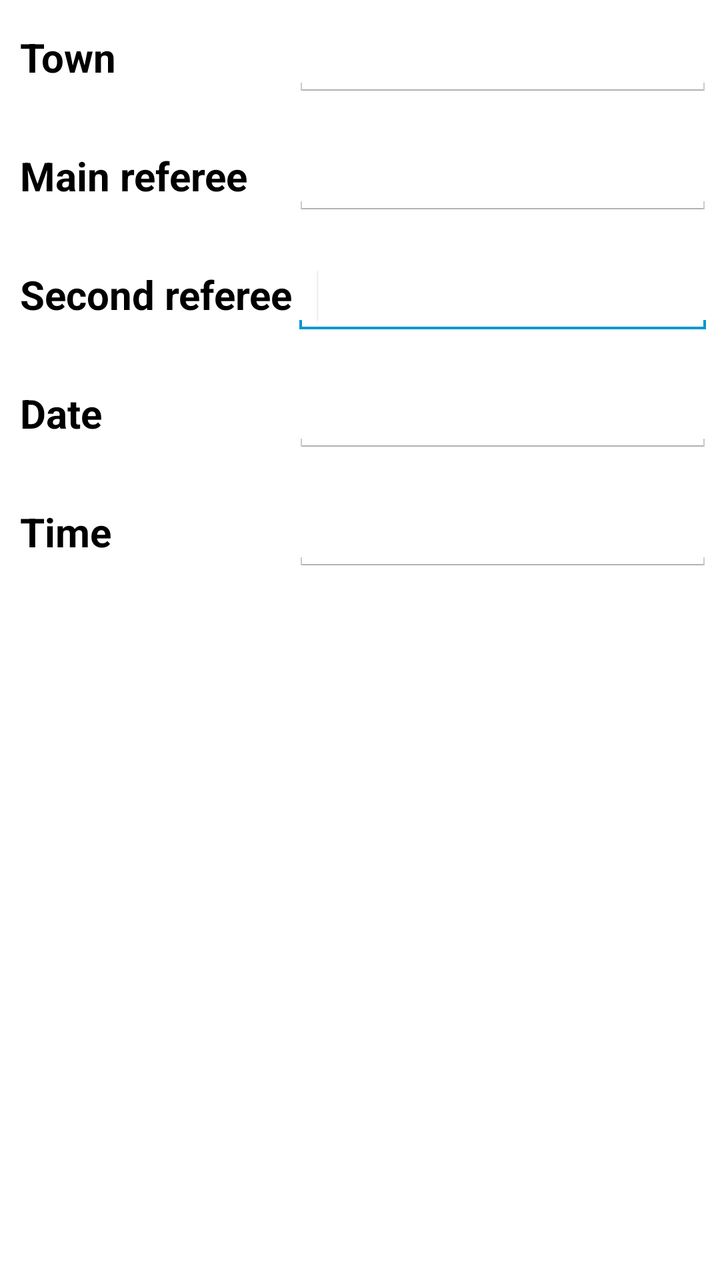
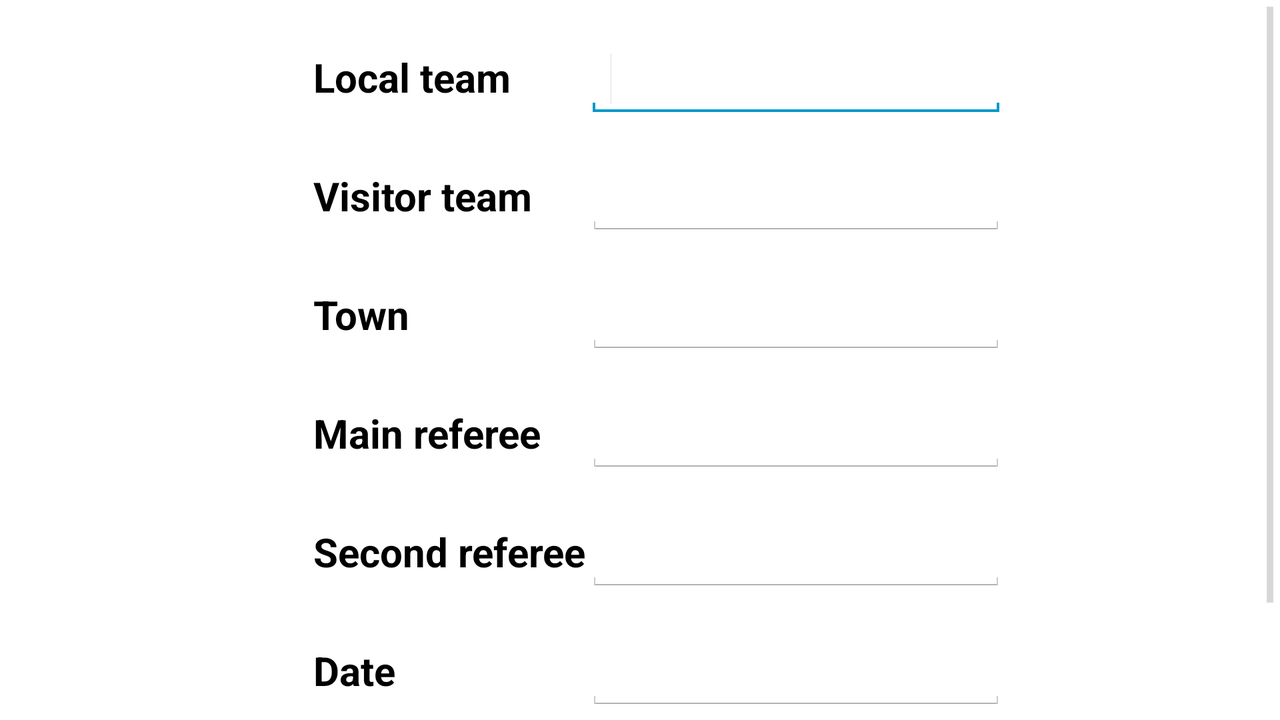

One screen, two layout resources from the same app: the default and the author's alternative for another configuration. Each is rendered where Android would select it; the XML of both is given below.
<!-- AndroidManifest.xml: application theme Theme.Example -->
<!-- res/layout/layout_general_tab.xml -->
<?xml version="1.0" encoding="utf-8"?>
<TableLayout xmlns:android="http://schemas.android.com/apk/res/android"
    android:id="@+id/TableLayout1"
    android:layout_width="match_parent"
    android:layout_height="wrap_content" >

    <TableRow
        android:id="@+id/tableRow3"
        android:layout_width="wrap_content"
        android:layout_height="wrap_content"
        android:layout_marginBottom="10dp"
        android:layout_marginLeft="10dp"
        android:layout_marginTop="10dp" >

        <TextView
            android:id="@+id/Town"
            android:layout_width="wrap_content"
            android:layout_height="wrap_content"
            android:text="@string/town"
            android:textAppearance="?android:attr/textAppearanceLarge"
            android:textSize="20sp"
            android:textStyle="bold" />

        <EditText
            android:id="@+id/TownText"
            android:layout_width="wrap_content"
            android:layout_height="wrap_content"
            android:ems="10" >

            <requestFocus />
        </EditText>
    </TableRow>

    <TableRow
        android:id="@+id/tableRow4"
        android:layout_width="wrap_content"
        android:layout_height="wrap_content"
        android:layout_marginBottom="10dp"
        android:layout_marginLeft="10dp"
        android:layout_marginTop="10dp" >

        <TextView
            android:id="@+id/MainReferee"
            android:layout_width="wrap_content"
            android:layout_height="wrap_content"
            android:text="@string/mainReferee"
            android:textAppearance="?android:attr/textAppearanceLarge"
            android:textSize="20sp"
            android:textStyle="bold" />

        <EditText
            android:id="@+id/MainRefereeText"
            android:layout_width="wrap_content"
            android:layout_height="wrap_content"
            android:ems="10" >

            <requestFocus />
        </EditText>
    </TableRow>

    <TableRow
        android:id="@+id/tableRow5"
        android:layout_width="wrap_content"
        android:layout_height="wrap_content"
        android:layout_marginBottom="10dp"
        android:layout_marginLeft="10dp"
        android:layout_marginTop="10dp" >

        <TextView
            android:id="@+id/SecondReferee"
            android:layout_width="wrap_content"
            android:layout_height="wrap_content"
            android:text="@string/secondReferee"
            android:textAppearance="?android:attr/textAppearanceLarge"
            android:textSize="20sp"
            android:textStyle="bold" />

        <EditText
            android:id="@+id/SecondRefereeText"
            android:layout_width="wrap_content"
            android:layout_height="wrap_content"
            android:ems="10" >

            <requestFocus />
        </EditText>
    </TableRow>

    <TableRow
        android:id="@+id/tableRow7"
        android:layout_width="wrap_content"
        android:layout_height="wrap_content"
        android:layout_marginBottom="10dp"
        android:layout_marginLeft="10dp"
        android:layout_marginTop="10dp" >

        <TextView
            android:id="@+id/Date"
            android:layout_width="wrap_content"
            android:layout_height="wrap_content"
            android:text="@string/date"
            android:textAppearance="?android:attr/textAppearanceLarge"
            android:textSize="20sp"
            android:textStyle="bold" />

        <EditText
            android:id="@+id/DateText"
            android:layout_width="wrap_content"
            android:layout_height="wrap_content"
            android:ems="10" 
            android:onClick="setDate"
            android:focusableInTouchMode="false"/>

        <DatePicker
            android:id="@+id/datePicker1"
            android:layout_width="wrap_content"
            android:layout_height="wrap_content"
            android:visibility="gone" />

    </TableRow>

    <TableRow
        android:id="@+id/tableRow6"
        android:layout_width="wrap_content"
        android:layout_height="wrap_content"
        android:layout_marginBottom="10dp"
        android:layout_marginLeft="10dp"
        android:layout_marginTop="10dp" >

        <TextView
            android:id="@+id/Time"
            android:layout_width="wrap_content"
            android:layout_height="wrap_content"
            android:text="@string/time"
            android:textAppearance="?android:attr/textAppearanceLarge"
            android:textSize="20sp"
            android:textStyle="bold" />

        <EditText
            android:id="@+id/TimeText"
            android:layout_width="wrap_content"
            android:layout_height="wrap_content"
            android:ems="10"
            android:onClick="setTime" 
            android:clickable="true"
            android:focusableInTouchMode="false"/>

        <TimePicker
            android:id="@+id/timePicker1"
            android:layout_width="wrap_content"
            android:layout_height="wrap_content"
            android:visibility="gone" />

    </TableRow>

</TableLayout>
<!-- resources referenced by this layout -->
<resources>
  <string name="date">Date</string>
  <string name="mainReferee">Main referee</string>
  <string name="secondReferee">Second referee</string>
  <string name="time">Time</string>
  <string name="town">Town</string>
  <!-- drawable selectable_background (drawable) -->
  <?xml version="1.0" encoding="utf-8"?>
  <selector xmlns:android="http://schemas.android.com/apk/res/android"
          android:exitFadeDuration="@android:integer/config_mediumAnimTime" >
      <item android:state_pressed="false" android:state_focused="true" android:drawable="@drawable/list_focused" />
      <item android:state_pressed="true" android:drawable="@drawable/pressed_background" />
      <item android:drawable="@android:color/transparent" />
  </selector>
  <style name="PopupMenu.Example" parent="@android:style/Widget.Holo.Light.ListPopupWindow">
          <item name="android:popupBackground">@drawable/menu_dropdown_panel</item>	
      </style>
  <style name="DropDownListView.Example" parent="@android:style/Widget.Holo.Light.ListView.DropDown">
          <item name="android:listSelector">@drawable/selectable_background</item>
      </style>
  <style name="ActionBarTabStyle.Example" parent="@android:style/Widget.Holo.Light.ActionBar.TabView">
          <item name="android:background">@drawable/tab_indicator_ab</item>
      </style>
  <style name="DropDownNav.Example" parent="@android:style/Widget.Holo.Light.Spinner">
          <item name="android:background">@drawable/spinner_background_ab</item>
          <item name="android:popupBackground">@drawable/menu_dropdown_panel</item>
          <item name="android:dropDownSelector">@drawable/selectable_background</item>
      </style>
  <style name="ActionBar.Solid.Example" parent="@android:style/Widget.Holo.Light.ActionBar.Solid">
          <item name="android:background">@drawable/ab_solid</item>
          <item name="android:backgroundStacked">@drawable/ab_stacked_solid</item>
          <item name="android:backgroundSplit">@drawable/ab_bottom_solid</item>
          <item name="android:progressBarStyle">@style/ProgressBar.Example</item>
      	<item name="android:titleTextStyle">@style/MyTextAppearance</item>
      	<item name="android:subtitleTextStyle">@style/MyTextAppearance</item>
   	</style>
  <style name="MyActionBar.MenuTextStyle" parent="android:style/TextAppearance.Holo.Widget.ActionBar.Title">
      	<item name="android:textColor">#F0F</item>
      	<item name="android:textStyle">bold</item>
      	<item name="android:textSize">26sp</item>
  	</style>
  <style name="ActionButton.CloseMode.Example" parent="@android:style/Widget.Holo.Light.ActionButton.CloseMode">
          <item name="android:background">@drawable/btn_cab_done</item>
          <item name="android:subtitleTextStyle">@style/MyTextAppearance</item>
      </style>
  <style name="ProgressBar.Example" parent="@android:style/Widget.Holo.Light.ProgressBar.Horizontal">
          <item name="android:progressDrawable">@drawable/progress_horizontal</item>
      </style>
  <style name="MyTextAppearance" parent="android:TextAppearance.Holo.Widget.ActionBar.Title">
    		<item name="android:textColor">@color/white</item>
    		<item name="android:textSize">28sp</item>
    		<item name="android:textStyle">bold</item>
    		
  	</style>
  <color name="white">#FFFFFF</color>
</resources>
<!-- res/layout-land/layout_general_tab.xml (the author's variant of the layout above) -->
<!-- drawn on the phone turned sideways -->
<?xml version="1.0" encoding="utf-8"?>
    <ScrollView xmlns:android="http://schemas.android.com/apk/res/android"
        android:id="@+id/scrollView1"
        android:layout_width="wrap_content"
        android:layout_height="wrap_content" >

        <TableLayout
            android:layout_width="wrap_content"
            android:layout_height="wrap_content"
            android:layout_gravity="center_horizontal"
            android:layout_marginLeft="5dip" >

            <TableRow
                android:id="@+id/tableRow1"
                android:layout_width="wrap_content"
                android:layout_height="wrap_content"
                android:layout_marginBottom="10dp"
                android:layout_marginLeft="10dp"
                android:layout_marginTop="20dp" >

                <TextView
                    android:id="@+id/LocalTeam"
                    android:layout_width="wrap_content"
                    android:layout_height="wrap_content"
                    android:text="@string/localTeam"
                    android:textAppearance="?android:attr/textAppearanceLarge"
                    android:textSize="20sp"
                    android:textStyle="bold" />

                <EditText
                    android:id="@+id/LocalTeamText"
                    android:layout_width="wrap_content"
                    android:layout_height="wrap_content"
                    android:ems="10" >

                    <requestFocus />
                </EditText>
            </TableRow>

            <TableRow
                android:id="@+id/tableRow2"
                android:layout_width="wrap_content"
                android:layout_height="wrap_content"
                android:layout_marginBottom="10dp"
                android:layout_marginLeft="10dp"
                android:layout_marginTop="10dp" >

                <TextView
                    android:id="@+id/VisitorTeam"
                    android:layout_width="wrap_content"
                    android:layout_height="wrap_content"
                    android:text="@string/visitorTeam"
                    android:textAppearance="?android:attr/textAppearanceLarge"
                    android:textSize="20sp"
                    android:textStyle="bold" />

                <EditText
                    android:id="@+id/VisitorTeamText"
                    android:layout_width="wrap_content"
                    android:layout_height="wrap_content"
                    android:ems="10" />
            </TableRow>

            <TableRow
                android:id="@+id/tableRow3"
                android:layout_width="wrap_content"
                android:layout_height="wrap_content"
                android:layout_marginBottom="10dp"
                android:layout_marginLeft="10dp"
                android:layout_marginTop="10dp" >

                <TextView
                    android:id="@+id/Town"
                    android:layout_width="wrap_content"
                    android:layout_height="wrap_content"
                    android:text="@string/town"
                    android:textAppearance="?android:attr/textAppearanceLarge"
                    android:textSize="20sp"
                    android:textStyle="bold" />

                <EditText
                    android:id="@+id/TownText"
                    android:layout_width="wrap_content"
                    android:layout_height="wrap_content"
                    android:ems="10" />
            </TableRow>

            <TableRow
                android:id="@+id/tableRow4"
                android:layout_width="wrap_content"
                android:layout_height="wrap_content"
                android:layout_marginBottom="10dp"
                android:layout_marginLeft="10dp"
                android:layout_marginTop="10dp" >

                <TextView
                    android:id="@+id/MainReferee"
                    android:layout_width="wrap_content"
                    android:layout_height="wrap_content"
                    android:text="@string/mainReferee"
                    android:textAppearance="?android:attr/textAppearanceLarge"
                    android:textSize="20sp"
                    android:textStyle="bold" />

                <EditText
                    android:id="@+id/MainRefereeText"
                    android:layout_width="wrap_content"
                    android:layout_height="wrap_content"
                    android:ems="10" />
            </TableRow>

            <TableRow
                android:id="@+id/tableRow5"
                android:layout_width="wrap_content"
                android:layout_height="wrap_content"
                android:layout_marginBottom="10dp"
                android:layout_marginLeft="10dp"
                android:layout_marginTop="10dp" >

                <TextView
                    android:id="@+id/SecondReferee"
                    android:layout_width="wrap_content"
                    android:layout_height="wrap_content"
                    android:text="@string/secondReferee"
                    android:textAppearance="?android:attr/textAppearanceLarge"
                    android:textSize="20sp"
                    android:textStyle="bold" />

                <EditText
                    android:id="@+id/SecondRefereeText"
                    android:layout_width="wrap_content"
                    android:layout_height="wrap_content"
                    android:ems="10" />
            </TableRow>

            <TableRow
                android:id="@+id/tableRow7"
                android:layout_width="wrap_content"
                android:layout_height="wrap_content"
                android:layout_marginBottom="10dp"
                android:layout_marginLeft="10dp"
                android:layout_marginTop="10dp" >

                <TextView
                    android:id="@+id/Date"
                    android:layout_width="wrap_content"
                    android:layout_height="wrap_content"
                    android:text="@string/date"
                    android:textAppearance="?android:attr/textAppearanceLarge"
                    android:textSize="20sp"
                    android:textStyle="bold" />

                <EditText
                    android:id="@+id/DateText"
                    android:layout_width="wrap_content"
                    android:layout_height="wrap_content"
                    android:ems="10"
                    android:focusableInTouchMode="false"
                    android:onClick="setDate" />

                <DatePicker
                    android:id="@+id/datePicker1"
                    android:layout_width="wrap_content"
                    android:layout_height="wrap_content"
                    android:visibility="gone" />
            </TableRow>

            <TableRow
                android:id="@+id/tableRow6"
                android:layout_width="wrap_content"
                android:layout_height="wrap_content"
                android:layout_marginBottom="10dp"
                android:layout_marginLeft="10dp"
                android:layout_marginTop="10dp" >

                <TextView
                    android:id="@+id/Time"
                    android:layout_width="wrap_content"
                    android:layout_height="wrap_content"
                    android:text="@string/time"
                    android:textAppearance="?android:attr/textAppearanceLarge"
                    android:textSize="20sp"
                    android:textStyle="bold" />

                <EditText
                    android:id="@+id/TimeText"
                    android:layout_width="wrap_content"
                    android:layout_height="wrap_content"
                    android:clickable="true"
                    android:ems="10"
                    android:focusableInTouchMode="false"
                    android:onClick="setTime" />

                <TimePicker
                    android:id="@+id/timePicker1"
                    android:layout_width="wrap_content"
                    android:layout_height="wrap_content"
                    android:visibility="gone" />
            </TableRow>
        </TableLayout>

    </ScrollView>
<!-- resources referenced by the variant -->
<!-- as the phone turned sideways resolves them -->
<resources>
  <string name="date">Date</string>
  <string name="localTeam">Local team</string>
  <string name="mainReferee">Main referee</string>
  <string name="secondReferee">Second referee</string>
  <string name="time">Time</string>
  <string name="town">Town</string>
  <string name="visitorTeam">Visitor team</string>
  <!-- drawable selectable_background (drawable) -->
  <?xml version="1.0" encoding="utf-8"?>
  <selector xmlns:android="http://schemas.android.com/apk/res/android"
          android:exitFadeDuration="@android:integer/config_mediumAnimTime" >
      <item android:state_pressed="false" android:state_focused="true" android:drawable="@drawable/list_focused" />
      <item android:state_pressed="true" android:drawable="@drawable/pressed_background" />
      <item android:drawable="@android:color/transparent" />
  </selector>
  <style name="PopupMenu.Example" parent="@android:style/Widget.Holo.Light.ListPopupWindow">
          <item name="android:popupBackground">@drawable/menu_dropdown_panel</item>	
      </style>
  <style name="DropDownListView.Example" parent="@android:style/Widget.Holo.Light.ListView.DropDown">
          <item name="android:listSelector">@drawable/selectable_background</item>
      </style>
  <style name="ActionBarTabStyle.Example" parent="@android:style/Widget.Holo.Light.ActionBar.TabView">
          <item name="android:background">@drawable/tab_indicator_ab</item>
      </style>
  <style name="DropDownNav.Example" parent="@android:style/Widget.Holo.Light.Spinner">
          <item name="android:background">@drawable/spinner_background_ab</item>
          <item name="android:popupBackground">@drawable/menu_dropdown_panel</item>
          <item name="android:dropDownSelector">@drawable/selectable_background</item>
      </style>
  <style name="ActionBar.Solid.Example" parent="@android:style/Widget.Holo.Light.ActionBar.Solid">
          <item name="android:background">@drawable/ab_solid</item>
          <item name="android:backgroundStacked">@drawable/ab_stacked_solid</item>
          <item name="android:backgroundSplit">@drawable/ab_bottom_solid</item>
          <item name="android:progressBarStyle">@style/ProgressBar.Example</item>
      	<item name="android:titleTextStyle">@style/MyTextAppearance</item>
      	<item name="android:subtitleTextStyle">@style/MyTextAppearance</item>
   	</style>
  <style name="MyActionBar.MenuTextStyle" parent="android:style/TextAppearance.Holo.Widget.ActionBar.Title">
      	<item name="android:textColor">#F0F</item>
      	<item name="android:textStyle">bold</item>
      	<item name="android:textSize">26sp</item>
  	</style>
  <style name="ActionButton.CloseMode.Example" parent="@android:style/Widget.Holo.Light.ActionButton.CloseMode">
          <item name="android:background">@drawable/btn_cab_done</item>
          <item name="android:subtitleTextStyle">@style/MyTextAppearance</item>
      </style>
  <style name="ProgressBar.Example" parent="@android:style/Widget.Holo.Light.ProgressBar.Horizontal">
          <item name="android:progressDrawable">@drawable/progress_horizontal</item>
      </style>
  <style name="MyTextAppearance" parent="android:TextAppearance.Holo.Widget.ActionBar.Title">
    		<item name="android:textColor">@color/white</item>
    		<item name="android:textSize">28sp</item>
    		<item name="android:textStyle">bold</item>
    		
  	</style>
  <color name="white">#FFFFFF</color>
</resources>
